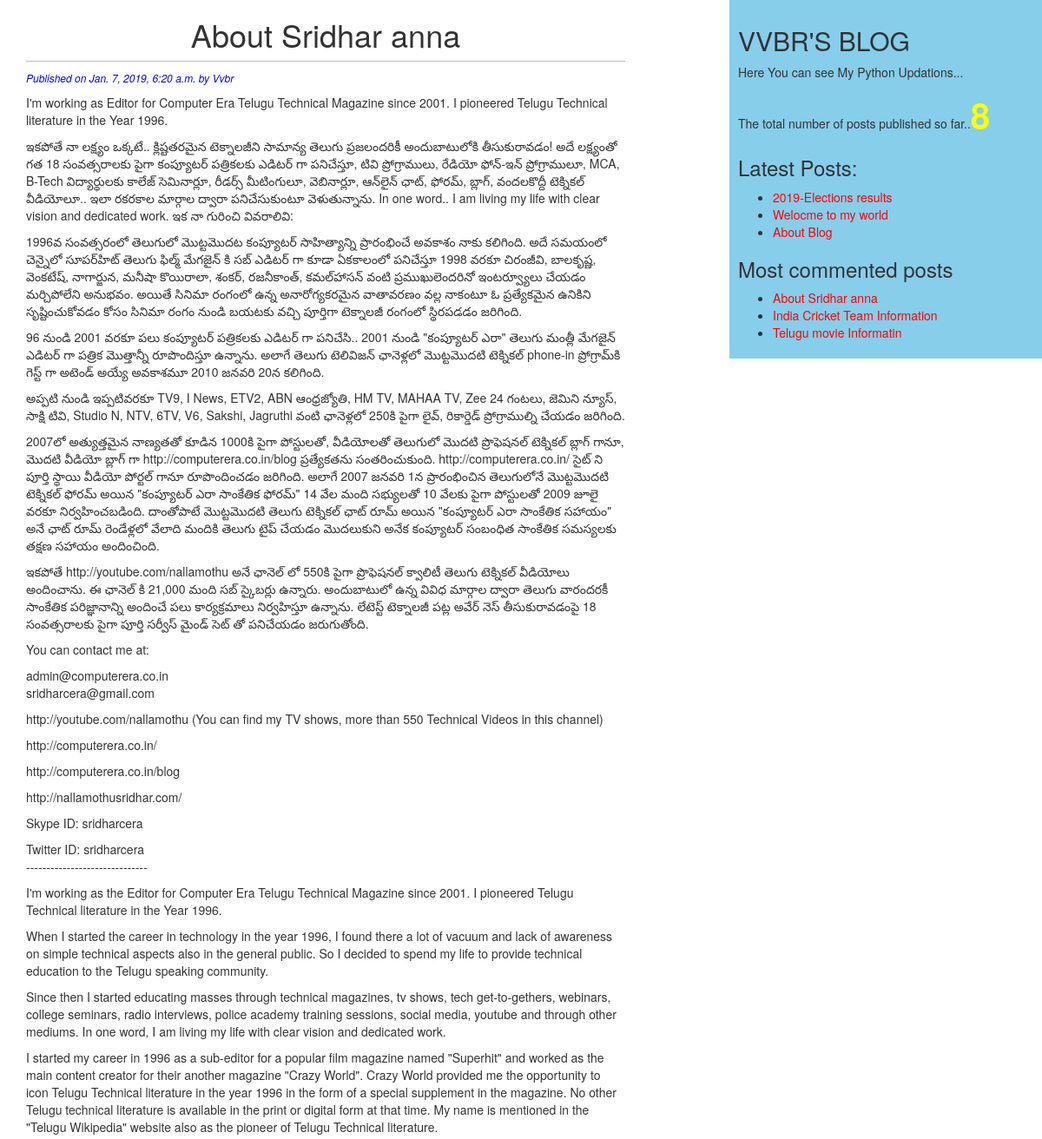
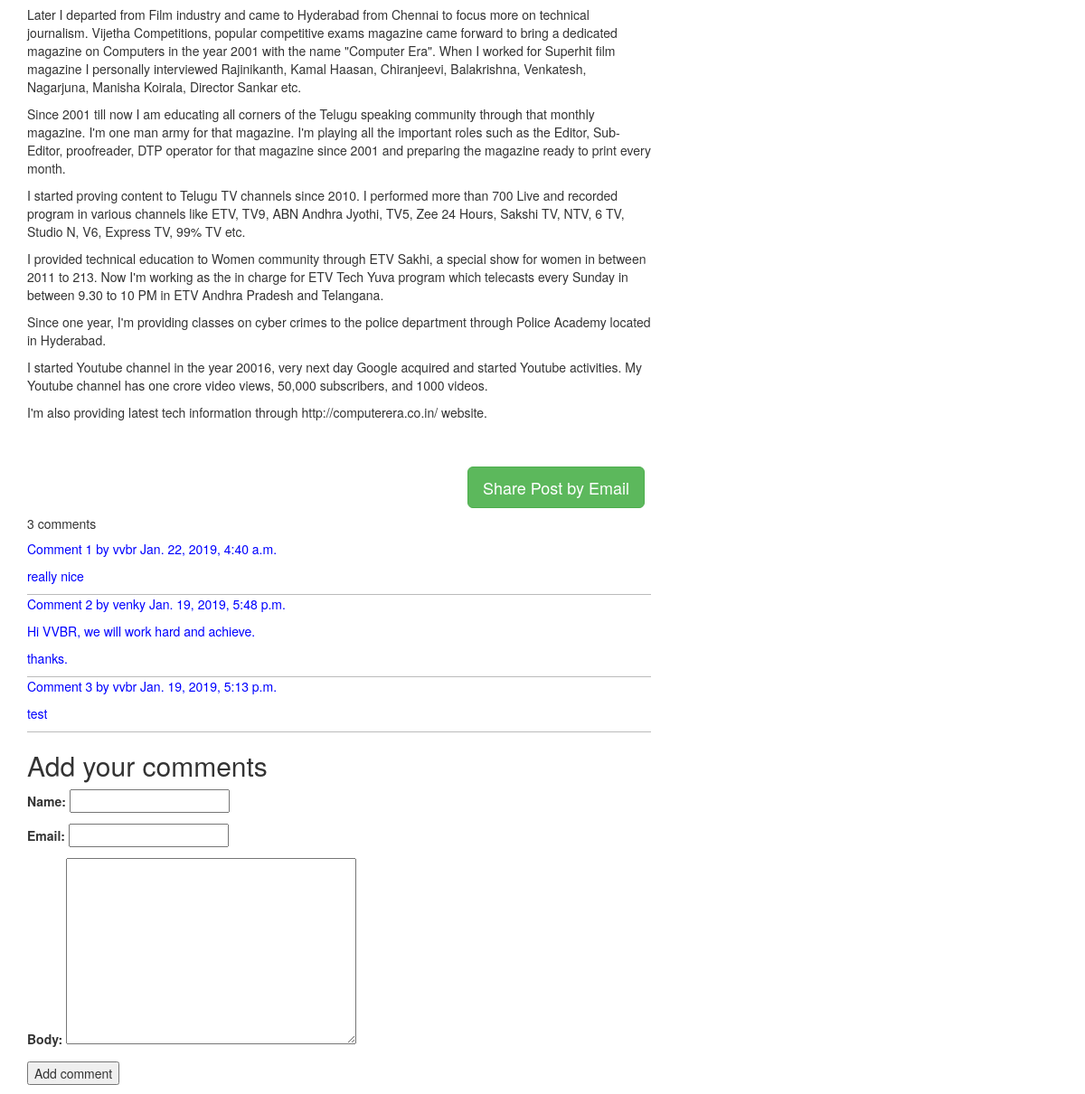
Page /blog/2019/1/7/vanakkam/ on the committed database (2 pictures, top to bottom).
### blog/models.py (models this page shows, shortened)
class Post(models.Model):
    STATUS_CHOICES=(('draft','Draft'),('published','Published'))
    title=models.CharField(max_length=256)
    slug=models.SlugField(max_length=264,unique_for_date='publish')
    author=models.ForeignKey(User,on_delete=models.CASCADE,related_name='blog_posts')
    body=models.TextField()
    publish=models.DateTimeField(default=timezone.now)
    created=models.DateTimeField(auto_now_add=True)
    updated=models.DateTimeField(auto_now=True)
    status=models.CharField(max_length=10,choices=STATUS_CHOICES,default='draft')
    objects=CustomManager()
    tags=TaggableManager()
    class Meta:
        ordering=('-publish',)
    def get_absolute_url(self):
        return reverse('blog:post_detail',
                        args=[self.publish.year,
                            self.publish.month,
                            self.publish.day,
                            self.slug])

class Comment(models.Model):
    post=models.ForeignKey(Post, on_delete=models.CASCADE,related_name='comments')
    name=models.CharField(max_length=32)
    email=models.EmailField()
    body=models.TextField()
    created=models.DateTimeField(auto_now_add=True)
    update=models.DateTimeField(auto_now=True)
    active=models.BooleanField(default=True)
    class Meta:
        ordering=('-created',)

### blog/views.py (the view)
# urls.py: path('<int:year>/<int:month>/<int:day>/<slug:post>/',views.post_detail_view,name='post_detail'),
def post_detail_view(request,year,month,day,post):
    post=get_object_or_404(Post,slug=post,
                            status='published',
                            publish__year=year,
                            publish__month=month,
                            publish__day=day)
    comments=post.comments.filter(active=True)
    csubmit=False
    new_comment=None
    if request.method=="POST":
        form=CommentForm(request.POST)
        if form.is_valid():
            new_comment=form.save(commit=False)
            new_comment.post=post
            new_comment.save()
            csubmit=True
    else:
        form=CommentForm()
    return render(request,'blog/post_detail.html',{'post':post,'form':form,'csubmit':csubmit,
                    'comments':comments,'new_comment':new_comment})

### blog/forms.py
class CommentForm(forms.ModelForm):
    class Meta:
        model=Comment
        fields=('name','email','body')

### blog/models.py (called while the page is built)
    def get_queryset(self):
        return super().get_queryset().filter(status='published')

### blog/templatetags/blog_tags.py (called while the page is built)
@register.simple_tag()
def total_posts():
    return Post.objects.count()

@register.inclusion_tag('blog/latest_posts.html')
def show_latest_posts(count=3):
    latest_posts=Post.objects.order_by('-publish')[:count]
    return {'latest_posts':latest_posts}

@register.simple_tag
def get_most_commented_posts(count=3):
    return Post.objects.annotate(total_comments=Count('comments')).order_by('-total_comments')[:count]

### templates/blog/post_detail.html (shortened to what this page needs)
{%extends 'blog/base.html'%}
{%block content%}
  <h1>{{post.title}}</h1>
  <p id='date'>Published on {{post.publish}} by {{post.author|title}}</p>
  {{post.body|linebreaks}}<br><br>
  <div class="container" align='center'>
    <a href="/blog/{{post.id}}/share" class="btn btn-lg btn-success" >Share Post by Email</a>
  </div>
  {% with comments.count as total_comments %}
    <h5>
      {{ total_comments }} comment{{ total_comments|pluralize }}
    </h5>
  {% endwith %}
  {% for comment in comments %}
    <div class="comment">
      <p class="info">
        Comment {{ forloop.counter }} by {{ comment.name }}
        {{ comment.created }}
      </p>
      {{ comment.body|linebreaks }}
    </div>
{% empty %}
    <p>There are no comments yet.</p>
{% endfor %}
{% if new_comment %}
  <h2>Your comment has been added.</h2>
{% else %}
  <h2>Add your comments</h2>
  <form action="." method="post">
    {{ form.as_p }}
    <p><input type="submit" value="Add comment"></p>
  </form>
{% endif %}
{%endblock%}

### templates/blog/base.html (shortened to what this page needs)
<!DOCTYPE html>
{% load blog_tags %}
{%load staticfiles%}
<html lang="en" dir="ltr">
  <head>
    <link rel="stylesheet" href="https://maxcdn.bootstrapcdn.com/bootstrap/3.3.7/css/bootstrap.min.css">
    <link rel="stylesheet" href="{% static "css/blog.css"%}">
  </head>
  <body>
    <div class="content">
      {%block content%}{%endblock%}
    </div>
    <div class="sidebar">
      <h2>VVBR'S BLOG</h2>
      <p>Here You can see My Python Updations...</p>
      <p>The total number of posts published so far..<span id='pcount'>{% total_posts%}</span></p>
      <h3>Latest Posts:</h3>
      {% show_latest_posts 3%}
      <h3>Most commented posts</h3>
      {% get_most_commented_posts as most_commented_posts %}
      <ul>
      {% for post in most_commented_posts %}
        <li>
          <a href="{{ post.get_absolute_url }}">{{ post.title }}</a>
        </li>
      {% endfor %}
      </ul>
    </div>
  </body>
</html>

### templates/blog/latest_posts.html
<ul>
  {%for post in latest_posts%}
  <li>
  <a href="{{ post.get_absolute_url }}">{{post.title}}</a>
  </li>
  {%endfor%}
</ul>

### static/css/blog.css (style rules this page uses)
.content { float:left; width: 60%; padding:0 0 0 30px; }
.sidebar { float:right; width:30%; padding:10px; background: skyblue; height: 100%; }
h1 { text-align: center; border-bottom: 1px solid #bbb; padding: 0 0 10px 0; }
#date { color:blue; font-size:12px; font-style: italic; }
a { color:red; }
.comment { color:blue; border-bottom: 1px solid #bbb; }
#pcount { font-size: 40px; color: yellow; font-weight: bold; }

### rows in the picture
Post: title "About Sridhar anna", publish "Jan. 7, 2019, 6:20 a.m.", author "Vvbr", body "I'm working as Editor for Computer Era Telugu Technical Magazine since 2001. I pioneered Telugu Technical literature in the Year 1996. ఇకపోతే నా లక్ష్యం ఒక్కటే.. క్లిష్టతరమైన టెక్నాలజీని సామాన్య తెలుగు ప్రజలందరికీ అందుబాటులోకి తీసుకురావడం! అదే లక్ష్యంతో గత 18 సంవత్సరాలకు పైగా కంప్యూటర్ పత్రికలకు ఎడిటర్ గా పనిచేస్తూ, టివి ప్రోగ్రాములు, రేడియో ఫోన్-ఇన్ ప్రోగ్రాములూ, MCA, B-Tech విద్యార్థులకు కాలేజ్ సెమినార్లూ, రీడర్స్ మీటింగులూ, వెబినార్లూ, ఆన్‌లైన్ ఛాట్, ఫోరమ్, బ్లాగ్, వందలకొద్దీ టెక్నికల్ వీడియోలూ.. ఇలా రకరకాల మార్గాల ద్వారా పనిచేసుకుంటూ వెళుతున్నాను. In one word.. I am living my life with clear vision and dedicated work. ఇక నా గురించి వివరాలివి: 1996వ సంవత్సరంలో తెలుగులో మొట్టమొదట…"
Comment: name "vvbr", created "Jan. 22, 2019, 4:40 a.m.", body "really nice"
Comment: name "venky", created "Jan. 19, 2019, 5:48 p.m.", body "Hi VVBR, we will work hard and achieve. thanks."
Comment: name "vvbr", created "Jan. 19, 2019, 5:13 p.m.", body "test"
Post: title "2019-Elections results"
Post: title "Welocme to my world"
Post: title "About Blog"
Post: title "India Cricket Team Information"
Post: title "Telugu movie Informatin"

### other values in the picture
{{ total_comments }} "3"
